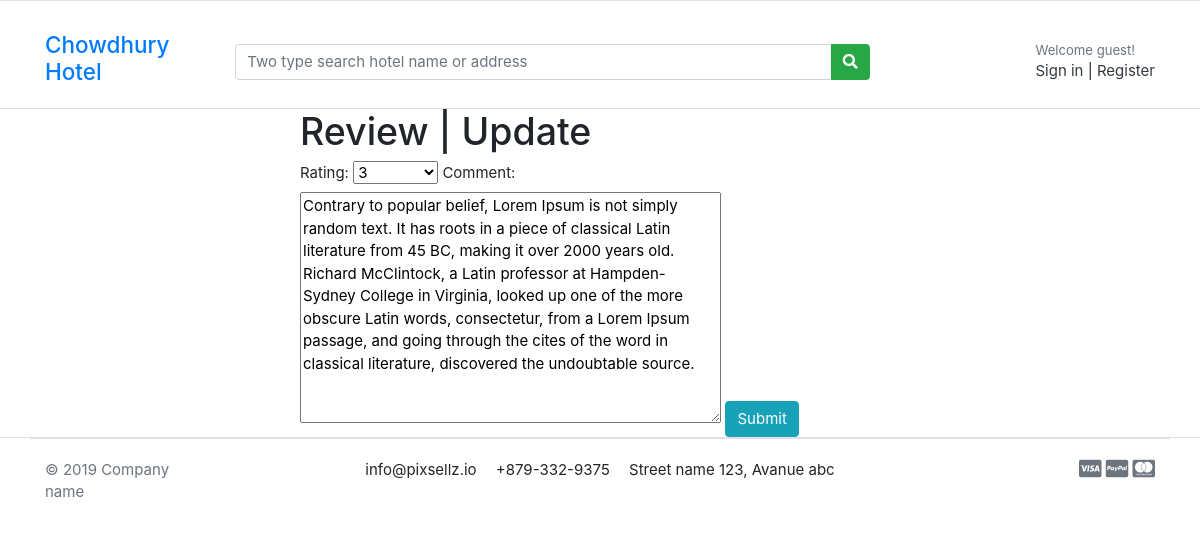
The app's page /edit/18/ with its own data.
### store/models.py (models this page shows, shortened)
class Review(models.Model):
    REVIEW = (
        ('1','1'),
        ('2','2'),
        ('3','3'),
        ('4','4'),
        ('5','5')
    )
    hotel = models.ForeignKey(Hotel, on_delete=models.CASCADE)
    user = models.ForeignKey(User, on_delete=models.CASCADE)
    rating = models.CharField(max_length=30, choices=REVIEW)
    comment = models.TextField()

### store/views.py (the view)
# urls.py: path('edit/<int:review_id>/', views.edit_review, name='edit_review'),
def edit_review(request, review_id):
    review = get_object_or_404(Review, pk=review_id)
    if request.method == 'POST':
        form = ReviewForm(request.POST, instance=review)
        if form.is_valid():
            form.save()
            return redirect('home')
    else:
        form = ReviewForm(instance=review)
    return render(request, 'hotel/review.html', {'form': form, 'review': review})

### store/forms.py
class ReviewForm(forms.ModelForm):
    class Meta:
        model = Review
        fields = ['rating','comment']

### store/templates/hotel/review.html
{% extends 'base.html' %} {% load crispy_forms_tags %} {% block body %}
<div style="width: 50%; margin: auto">
  <h1 style="marginbottom: 10px">Review | Update</h1>
  <form method="post">
    {% csrf_token %} {{form}}
    <button class="btn btn-info" type="submit">Submit</button>
  </form>
</div>
{% endblock body %}

### static/css/ui.css (style rules this page uses)
html { font-family: "Inter", sans-serif; font-size: 15px; }

### records on screen
Review: rating "3", comment "Contrary to popular belief, Lorem Ipsum is not simply random text. It has roots in a piece of classical Latin literature from 45 BC, making it over 2000 years old. Richard McClintock, a Latin professor at Hampden-Sydney College in Virginia, looked up one of the more obscure Latin words, consectetur, from a Lorem Ipsum passage, and going through the cites of the word in classical literature, discovered the undoubtable source."
